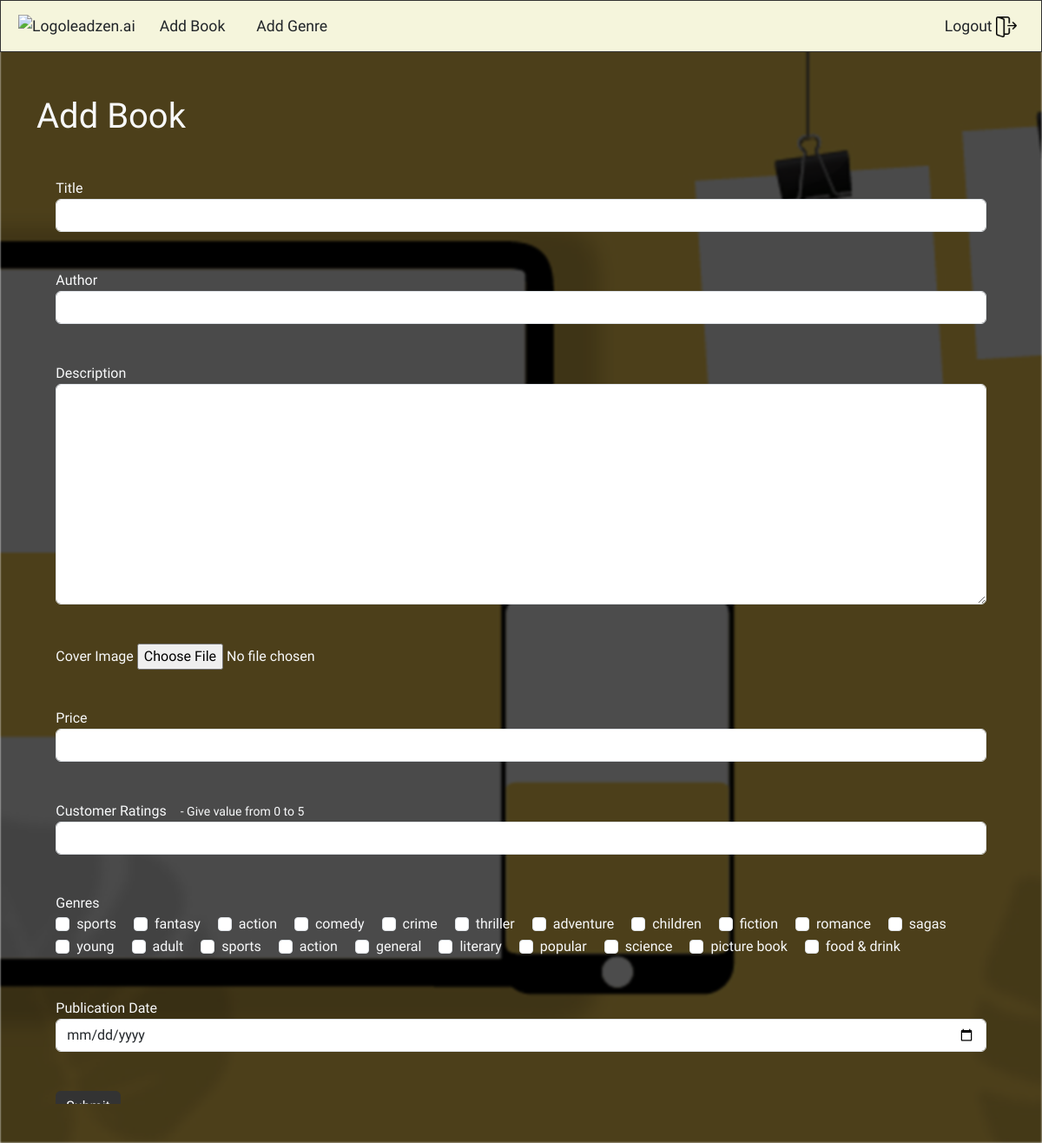
The app's page /add_book/ (signed in), older data.
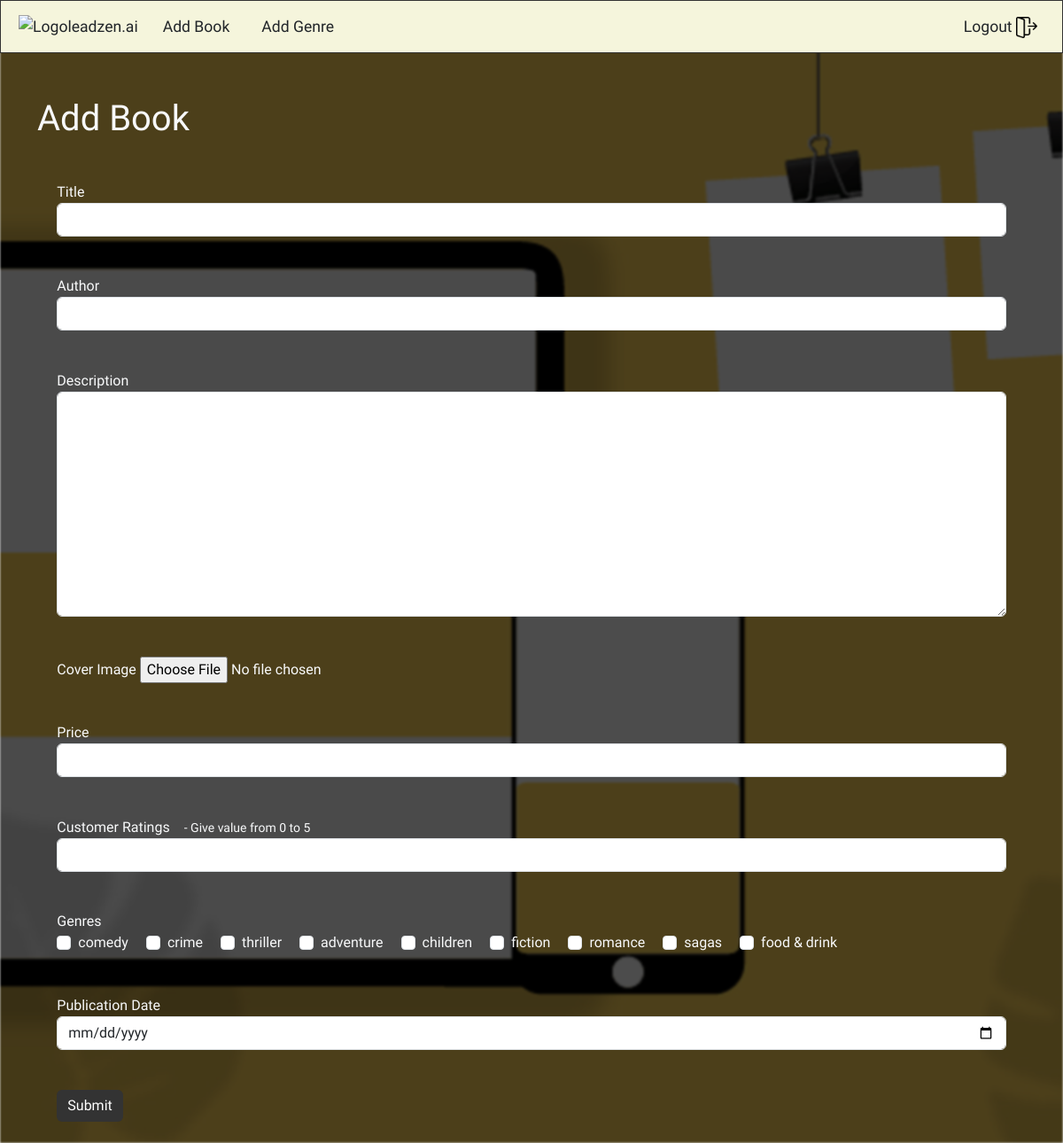
The same page, newer data.
### main/models.py (models this page shows)
class Genre(models.Model):
    name = models.CharField(max_length=100)
    def __str__(self):
        return self.name

### main/views.py (the view)
# urls.py: path('add_book/', views.add_book, name='add_book'),
@login_required
def add_book(request, book_id=None):
    if not request.user.is_superuser:
        return redirect('dashboard')
    genres = Genre.objects.all()
    form_title = 'Add Book'
    submit_button_label = 'Submit'
    if book_id:
        book = get_object_or_404(Book, id=book_id)
        form_title = 'Edit Book'
        submit_button_label = 'Save Changes'
    else:
        book = None
    if request.method == 'POST':
        form = BookForm(request.POST, request.FILES, instance=book)
        if form.is_valid():
            book = form.save(commit=False)
            book.save()
            book.genres.clear()
            genres_selected = request.POST.getlist('genres')
            for genre_id in genres_selected:
                genre = Genre.objects.get(id=genre_id)
                book.genres.add(genre)
            return redirect('dashboard')
    else:
        form = BookForm(instance=book)
    return render(request, 'book_form.html', {'form': form, 'genres': genres, 'form_title': form_title, 'submit_button_label': submit_button_label})

### main/forms.py
class BookForm(forms.ModelForm):
    genres = forms.ModelMultipleChoiceField(
        queryset=Genre.objects.all(),
        widget=forms.CheckboxSelectMultiple(attrs={'class': 'form-check-input'}),
        required=True,
    )
    class Meta:
        model = Book
        fields = '__all__'
        widgets = {
            'title': forms.TextInput(attrs={'class': 'form-control'}),
            'author': forms.TextInput(attrs={'class': 'form-control'}),
            'description': forms.Textarea(attrs={'class': 'form-control'}),
            'cover_image': forms.FileInput(attrs={'class': 'form-control-file'}),
            'price': forms.NumberInput(attrs={'class': 'form-control'}),
            'customer_ratings': forms.NumberInput(attrs={'class': 'form-control'}),
            'publication_date': forms.DateInput(attrs={'class': 'form-control', 'type': 'date'}),
        }

### main/templates/book_form.html (shortened to what this page needs)
{% extends 'base.html' %}
{% block content %}
<div class="container">
    <h1 class="mt-4 mb-4  text-light">Add Book</h1>
    <form method="POST" enctype="multipart/form-data" class="text-light">
        <div class="form-group text-light">
            <label for="{{ form.title.id_for_label }}">Title</label>
            {{ form.title }}
        </div>
        <div class="form-group">
            <label for="{{ form.author.id_for_label }}">Author</label>
            {{ form.author }}
        </div>
        <div class="form-group">
            <label for="{{ form.description.id_for_label }}">Description</label>
            {{ form.description }}
        </div>
        <div class="form-group">
            <label for="{{ form.cover_image.id_for_label }}">Cover Image</label>
            {{ form.cover_image }}
        </div>
        <div class="form-group">
            <label for="{{ form.price.id_for_label }}">Price</label>
            {{ form.price }}
        </div>
        <div class="form-group">
            <label for="{{ form.customer_ratings.id_for_label }}">Customer Ratings &ensp; <small> - Give value from 0 to
                    5</small></label>
            {{ form.customer_ratings }}
        </div>
        <div class="form-group">
            <label for="{{ form.genres.id_for_label }}">Genres</label>
            <br>
            {% for genre in form.genres %}
            <div class="form-check form-check-inline">
                {{ genre.tag }}
                <label class="form-check-label" for="{{ genre.id_for_label }}">{{ genre.choice_label }}</label>
            </div>
            {% endfor %}
        </div>
        <div class="form-group">
            <label for="{{ form.publication_date.id_for_label }}">Publication Date</label>
            {{ form.publication_date }}
        </div>
        <button type="submit" class="btn btn-primary card-button mb-4">{{ submit_button_label }}</button>
    </form>
</div>
{% endblock %}

### main/templates/base.html (shortened to what this page needs)
<!DOCTYPE html>
<html>
<head>
    {% load static %}
    <link rel="stylesheet" href="https://cdn.jsdelivr.net/npm/bootstrap@5.3.0/dist/css/bootstrap.min.css"
>
    <link rel="stylesheet" href="{% static 'css/custom.css' %}">
</head>
<body>
    <div class="content">
        {% block login %}
        {% include 'navbar.html' %}
        {% block content %}
        {% endblock %}
        {% endblock %}
    </div>
</body>
</html>

### main/templates/navbar.html (shortened to what this page needs)
{% load static %}
<nav class="navbar navbar-expand-lg navbar-dark">
    <a class="navbar-brand" href="{% url 'dashboard' %}">
        <img src="https://leadzen.ai/wp-content/uploads/2021/09/bot.svg" style="max-height:30px; width: auto;"
            class="d-inline-block align-top" alt="Logo">leadzen.ai</a>
    <div class="collapse navbar-collapse" id="navbarNav">
        <ul class="navbar-nav me-auto mb-2 mb-lg-0">
            {% if request.user.is_superuser %}
            <li class="nav-item">
                <a class="nav-link" href="{% url 'add_book' %}">Add Book</a>
            </li>
            <li class="nav-item">
                <a class="nav-link" href="{% url 'add_genre' %}">Add Genre</a>
            </li>
            {% endif %}
        </ul>
        <ul class="navbar-nav">
            <li class="nav-item ml-auto">
                <a class="nav-link pr-5" href="{% url 'logout' %}">Logout&nbsp;<img id="logout-icon"
                        src="{% static 'media/logout-icon.png' %}" alt="logout"></a>
            </li>
        </ul>
    </div>
</nav>

### main/static/css/custom.css (style rules this page uses)
body { overflow-x: hidden; font-family: "Ubuntu"; }
.content::before { content: ""; position: fixed; top: 0; left: 0; right: 0; bottom: 0; background-image: url("../media/background.jpg"); background-size: cover; background-position: center; filter: brightness(0.3) blur(1px); z-index: -2; }
.container { margin-top: 50px; }
.card-button { margin: 2%; background-color: #333333; color: #ffffff; border: none; }
#search-icon, #cart-icon, #home-icon, #logout-icon, #edit-icon { max-width: 1.5rem; }
.navbar-nav > li { margin-right: 20px; }
.navbar-brand { margin-left: 20px; margin-right: 20px; }
.navbar { background-color: #f5f5dc; position: sticky; top: 0px; z-index: 999; border: 1px #333333 solid; }
.nav-link, .navbar-brand { color: var(--bs-card-title-color); font-weight: 500; font-size: 1.1rem; }
.form-group { padding: 2%; }

Row changes from the older to the newer data that the page shows:
removed Genre: choice_label "sports"
removed Genre: choice_label "fantasy"
removed Genre: choice_label "action"
removed Genre: choice_label "young"
removed Genre: choice_label "adult"
removed Genre: choice_label "sports"
removed Genre: choice_label "action"
removed Genre: choice_label "general"
removed Genre: choice_label "literary"
removed Genre: choice_label "popular"
removed Genre: choice_label "science"
removed Genre: choice_label "picture book"
